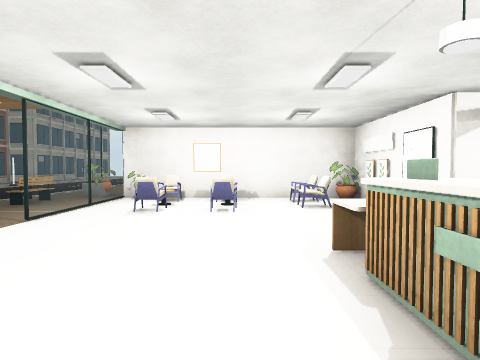
[1] (above)

24 first-person views from a walk through a scene from a Unity 3-D project. The camera is 1.2 m above the floor, tilts 2° down and sees 75° across. The floor is counted in squares, 2 m on a side. Each view is taken from the middle of a square. On the plan, view 1 faces up. The plan holds only what a view shows up to about 9 squares ahead; the rest is blank. The place goes on beyond the plan. Door leaves are left out, so doorways stand open. Some surface patterns are stand-ins.

[2]
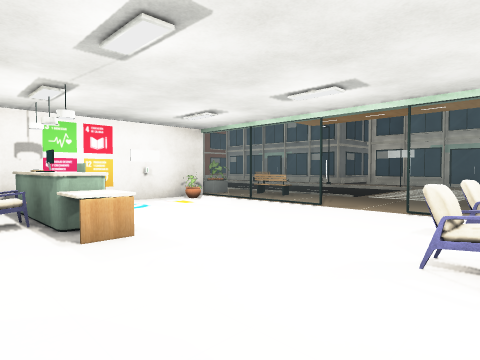

[3]
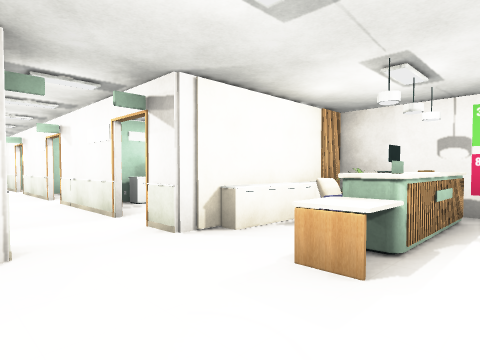

[4]
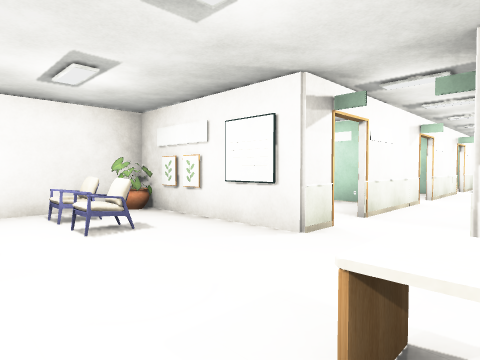

[5]
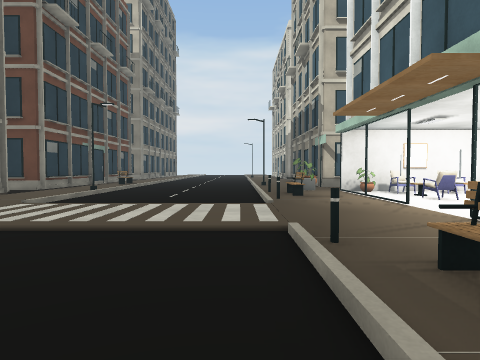

[6]
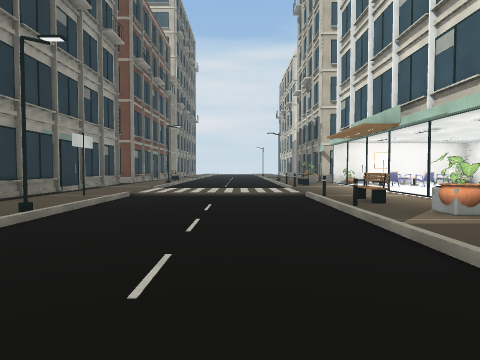

[7]
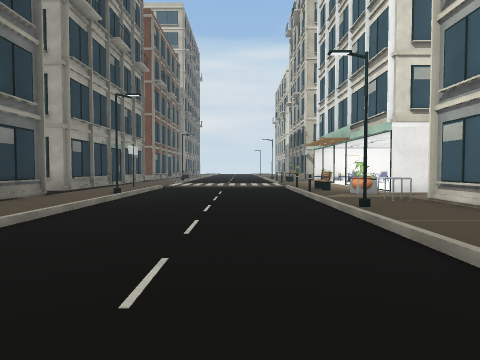

[8]
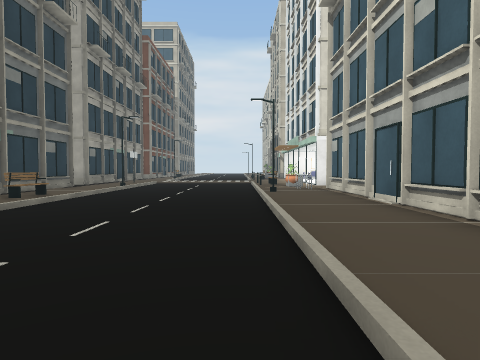

[9]
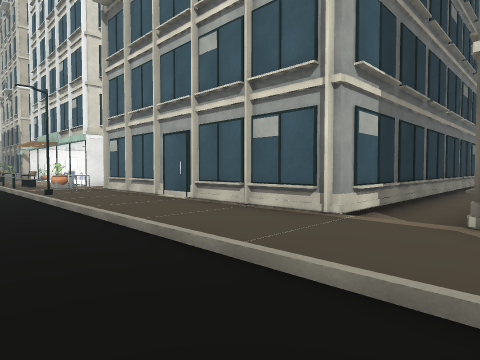

[10]
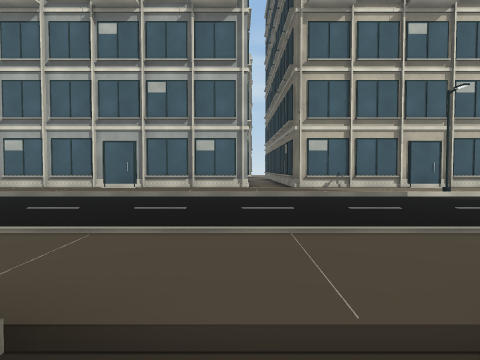

[11]
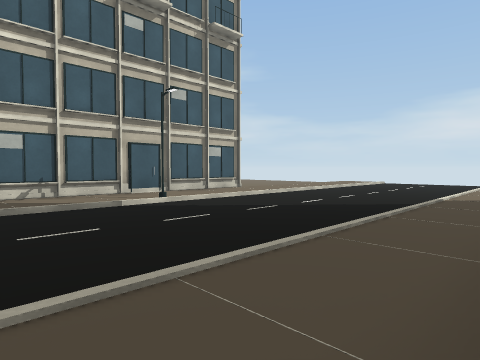

[12]
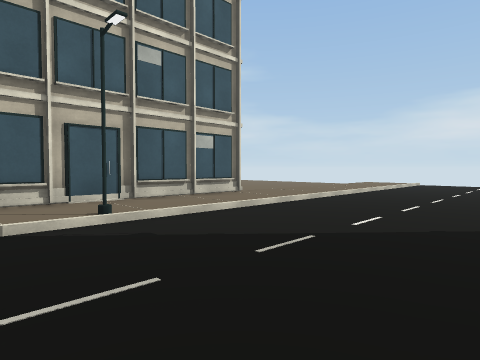

[13]
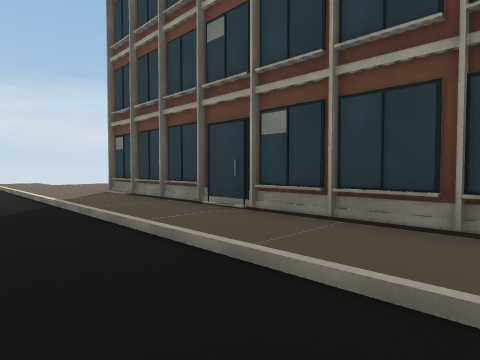

[14]
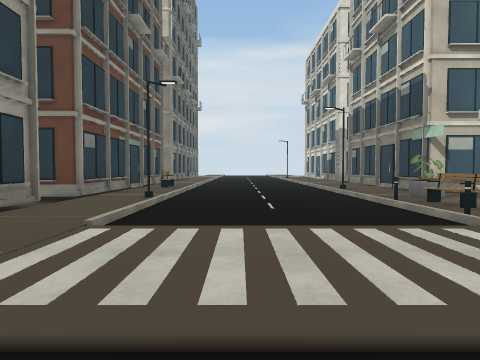

[15]
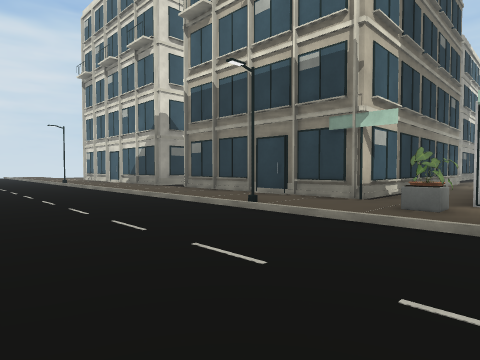

[16]
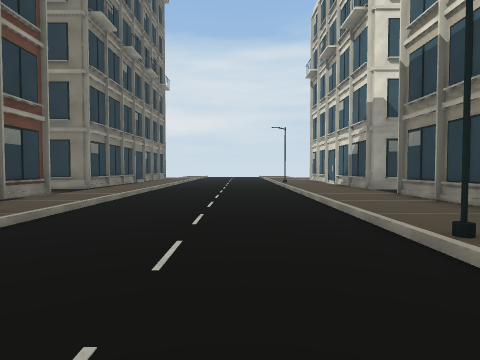

[17]
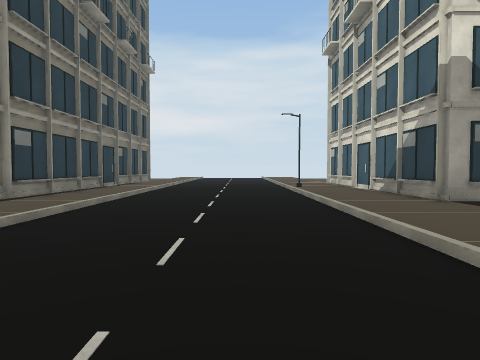

[18]
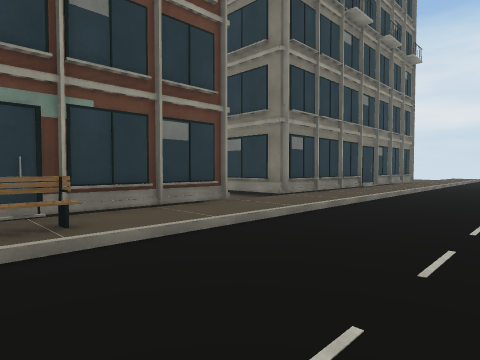

[19]
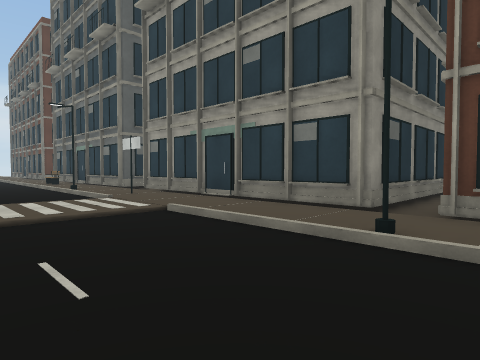

[20]
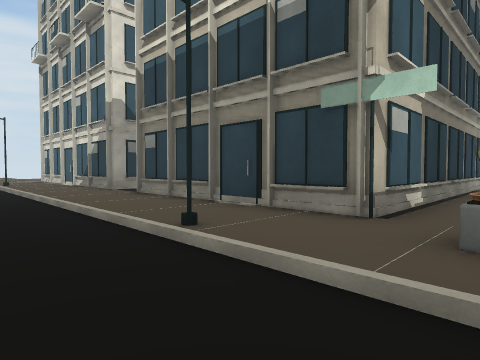

[21]
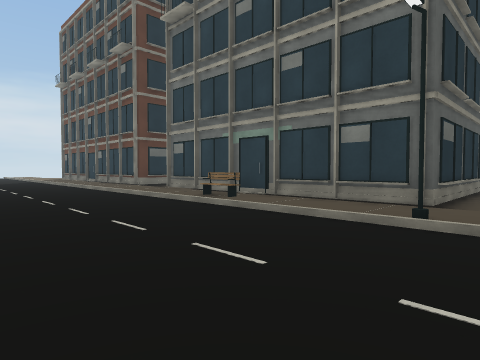

[22]
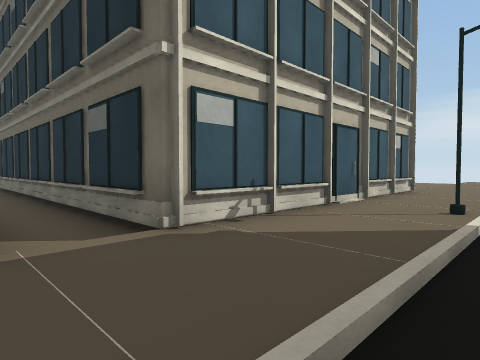

[23]
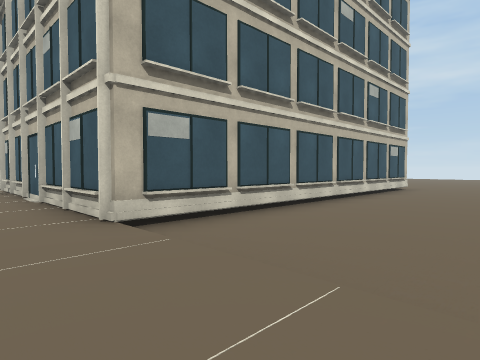

[24]
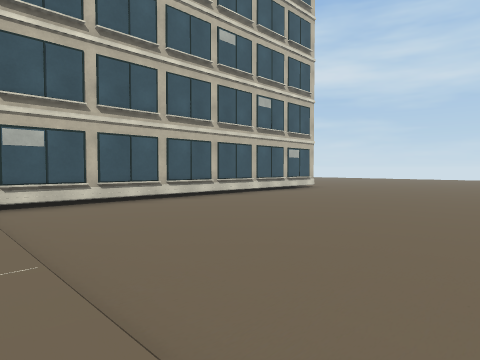

### Floor plan
Key: @ floor where view 1 was taken; # wall or solid block; x gap in a wall; . main floor; : floor 0.25 m higher than the main floor; / step, stairs or slope; = window, fence, low wall or low ledge; ^ raised ledge; O other object.
Columns run from 12 left of view 1 to 9 right of it. Each row starts with its distance up from view 1.
 19   ^:....::#
 18  =::....::#
 17   ^:....::#
 16 ##^:....::#
 15  ./:....::
 14  ^/:....::^
 13   ^:....::#
 12   #:....::#
 11   #/....::#
 10   #/....:O#
  9   #:....O:#######
  8   ^:....:O::::::
  7 ^^:O....:O##:##=
  6 ^x::....O:OOOOO#
  5  =::....O:=OOO:#  #
  4  =:::::::O=::::# ## ##
  3  #::::::::::::::::::::
  2  =/:////:O=::^:  ##  #
  1  =/O....O:=::OO  ^#
  0  #/:....O:O:@OO
 -1 ../O....:O#####
 -2 ==^:....:O#
 -3  =::....::#
 -4   ^:....O:#
 -5    =....::#
 -6   ^:....:O#
 -7  =/:....::#
 -8  #/:....::#
 -9  ./:....::########
-10   /:....::.......
-11   ^:....::#########
-12   #:....::#
-13   ^:....::#
-14  =::....OO#
-15   ^:....::#
-16   #:....::#
-17   #:....::########
-18   ^:....::.........
-19  ./:....::.........
-20  ./:....::.........
-21   /:....::..........
-22      ... :..........
-23          :..........
-24          :....

Positions as (right, up) in squares from view 1, and headings:
1: (0, 0), facing up
2: (2, 5), facing down-left
3: (0, 4), facing down-right
4: (0, 2), facing up-right
5: (-5, -1), facing up
6: (-6, -5), facing up
7: (-6, -8), facing up
8: (-5, -11), facing up
9: (-6, -11), facing up-right
10: (-11, -9), facing right
11: (-10, -10), facing down-right
12: (-8, -12), facing down-right
13: (-7, -11), facing down-left
14: (-7, 1), facing up
15: (-8, 6), facing up-right
16: (-6, 7), facing up
17: (-6, 10), facing up
18: (-6, 10), facing up-left
19: (-6, 8), facing down-left
20: (-6, 7), facing up-right
21: (-5, 0), facing down-left
22: (-5, -9), facing down-right
23: (-4, -21), facing up-right
24: (-3, -24), facing up-right
